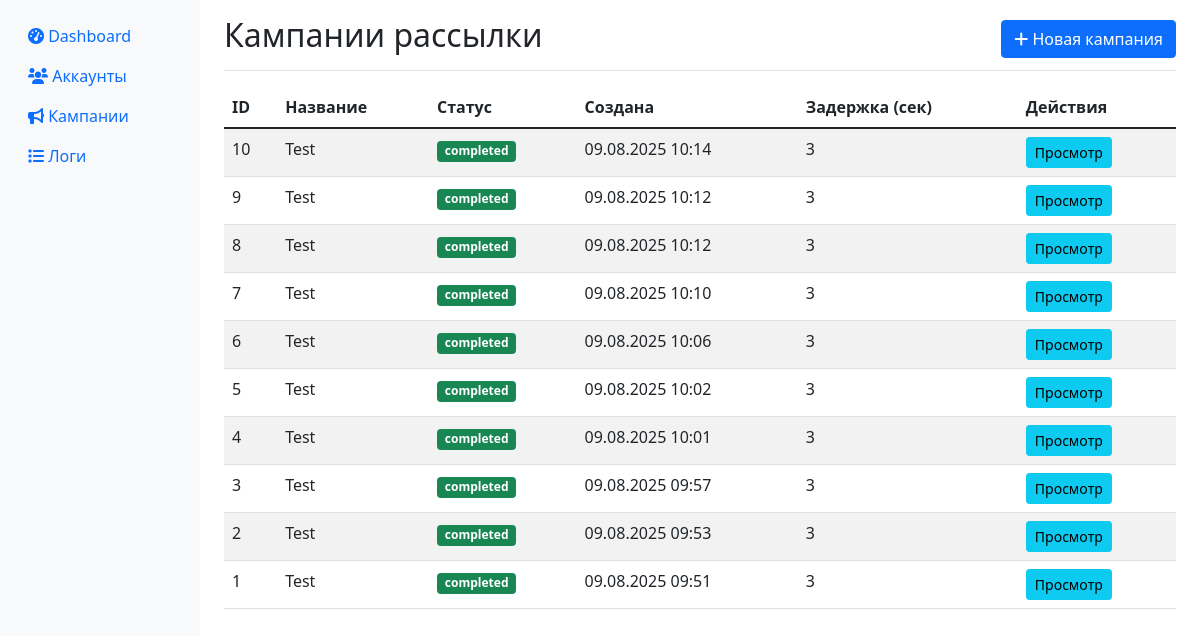
The page /campaigns on the database as committed earlier.
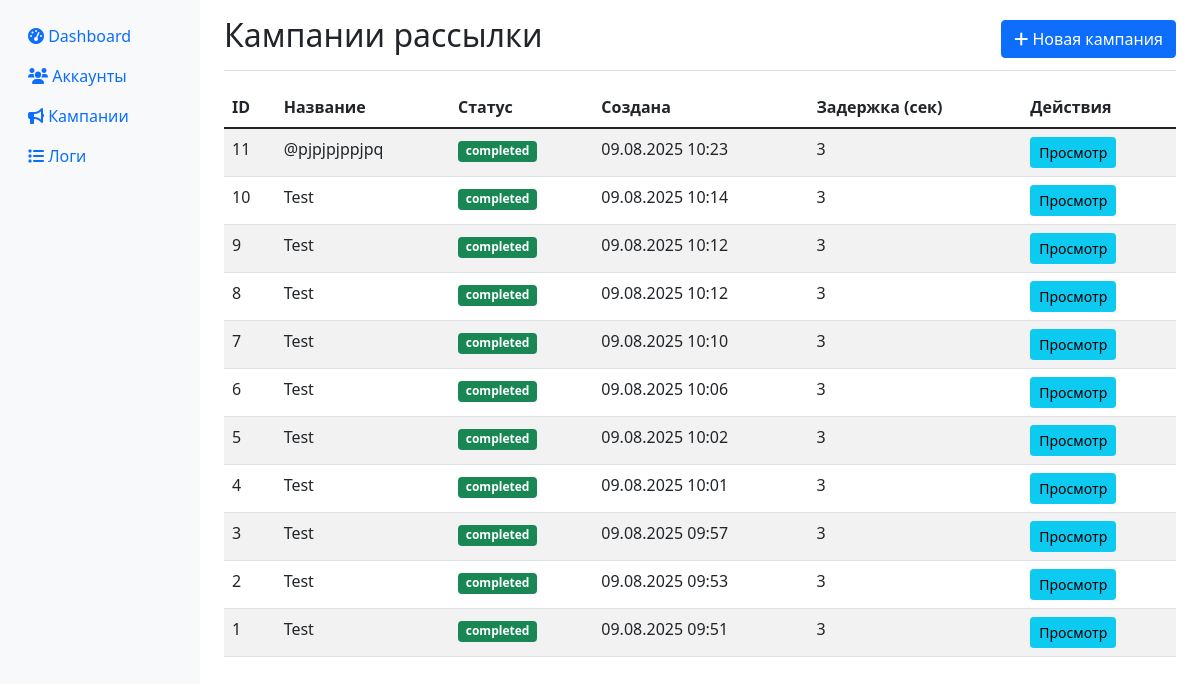
The same page on the database as committed later.
### app/database.py (models this page shows)
class Campaign(Base):
    __tablename__ = "campaigns"
    id = Column(Integer, primary_key=True, index=True)
    name = Column(String)
    status = Column(String, default="draft")  # draft, running, paused, completed
    created_at = Column(DateTime, default=datetime.utcnow)
    channel_message = Column(Text)
    group_message = Column(Text)
    private_message = Column(Text)
    delay_seconds = Column(Integer, default=3)
    start_time = Column(DateTime, nullable=True)
    channels_list = Column(Text)  # JSON список каналов
    groups_list = Column(Text)    # JSON список групп
    private_list = Column(Text)   # JSON список приватных чатов
    attachment_path = Column(String, nullable=True)

### app/web.py (the view)
@app.get("/campaigns", response_class=HTMLResponse)
async def campaigns_page(request: Request, db: Session = Depends(get_db)):
    campaigns = db.query(Campaign).order_by(Campaign.created_at.desc()).all()
    return templates.TemplateResponse("campaigns.html", {
        "request": request,
        "campaigns": campaigns
    })

### templates/campaigns.html (shortened to what this page needs)
{% extends "base.html" %}
{% block content %}
<div class="d-flex justify-content-between flex-wrap flex-md-nowrap align-items-center pt-3 pb-2 mb-3 border-bottom">
    <h1 class="h2">Кампании рассылки</h1>
    <a href="/campaigns/new" class="btn btn-primary">
        <i class="fas fa-plus"></i> Новая кампания
    </a>
</div>
<div class="table-responsive">
    <table class="table table-striped">
        <thead>
            <tr>
                <th>ID</th>
                <th>Название</th>
                <th>Статус</th>
                <th>Создана</th>
                <th>Задержка (сек)</th>
                <th>Действия</th>
            </tr>
        </thead>
        <tbody>
            {% for campaign in campaigns %}
            <tr>
                <td>{{ campaign.id }}</td>
                <td>{{ campaign.name }}</td>
                <td>
                    <span class="badge bg-{% if campaign.status == 'running' %}primary{% elif campaign.status == 'completed' %}success{% elif campaign.status == 'paused' %}warning{% else %}secondary{% endif %}">
                        {{ campaign.status }}
                    </span>
                </td>
                <td>{{ campaign.created_at.strftime('%d.%m.%Y %H:%M') }}</td>
                <td>{{ campaign.delay_seconds }}</td>
                <td>
                    <button class="btn btn-sm btn-info" onclick="viewCampaign({{ campaign.id }})">
                        Просмотр
                    </button>
                </td>
            </tr>
            {% endfor %}
        </tbody>
    </table>
</div>
{% endblock %}

Rows that differ between the two databases and show on the page:
added Campaign: id "11", name "@pjpjpjppjpq", status "completed", created_at "09.08.2025 10:23", delay_seconds "3"
